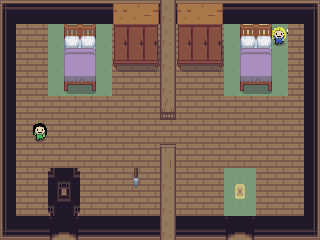

Rendered tile map (Tiled .tmx) drawn with the repository's tilesets; below, a short description and the full map source, tile grids included:
An orthogonal 20x10 tile map with 16x24 px tiles, 2 tile layers (Tile Layer 1, Tile Layer 2), 1 hidden layer not drawn, 3 tilesets and 2 objects (2x teleport).

<map version="1.8" tiledversion="1.8.2" orientation="orthogonal" renderorder="right-down" width="20" height="10" tilewidth="16" tileheight="24" infinite="0" nextlayerid="5" nextobjectid="8">
 <tileset firstgid="1" source="collisions.tsx" />
 <tileset firstgid="161" source="home.tsx" />
 <tileset firstgid="1601" source="house_int.tsx" />
 <layer id="1" name="Tile Layer 1" width="20" height="10">
  <data encoding="csv">
1602,1603,1603,1603,1603,1603,1603,1603,1603,1603,1603,1603,1603,1603,1603,1603,1603,1603,1603,1604,
1642,1641,1641,1922,1922,1922,1922,1641,1641,1641,1641,1641,1641,1641,1922,1681,1681,1922,1641,1644,
1642,1641,1641,1922,1641,1641,1922,1641,1641,1641,1641,1641,1641,1641,1922,1641,0,1922,1641,1644,
1642,1641,1641,1922,1922,1922,1922,1641,1641,1641,1641,1641,1641,1641,1922,1922,1922,1922,1641,1644,
1642,1641,1641,1641,1641,1641,1641,1641,1641,1641,1641,1641,1641,1641,1641,1641,1641,1641,1641,1644,
1642,1641,1641,1641,1641,1641,1641,1641,1641,1641,1641,1641,1641,1641,1641,1641,1641,1641,1641,1644,
1642,1641,1641,1641,1641,1641,1641,1641,1641,1641,1641,1641,1641,1641,1641,1641,1641,1641,1641,1644,
1642,1641,1641,1766,1767,1641,1641,1641,1641,1641,1641,1641,1641,1641,2001,2002,1641,1641,1641,1644,
1642,1641,1641,1806,1807,1641,1641,1641,1641,1641,1641,1641,1641,1641,2041,2042,1641,1641,1641,1644,
1682,1683,1683,1683,1683,1683,1683,1683,1683,1683,1683,1683,1683,1683,1683,1683,1683,1683,1683,1684
</data>
 </layer>
 <layer id="2" name="Tile Layer 2" width="20" height="10">
  <data encoding="csv">
0,0,0,0,0,0,0,1967,1968,1969,1761,1967,1968,1969,0,0,0,0,0,0,
0,0,0,0,1661,1662,0,2007,2008,2009,1761,2007,2008,2009,0,1661,1662,1571,0,0,
0,0,0,0,1701,1702,0,2047,2048,2049,1761,2047,2048,2049,0,1701,1702,0,0,0,
0,0,0,0,1741,1742,0,0,0,0,1761,0,0,0,0,1741,1742,0,0,0,
0,0,0,0,0,0,0,0,0,0,1801,0,0,0,0,0,0,0,0,0,
0,0,1570,0,0,0,0,0,0,0,0,0,0,0,0,0,0,0,0,0,
0,0,0,0,0,0,0,0,0,0,1721,0,0,0,0,0,0,0,0,0,
0,0,0,0,0,0,0,0,1285,0,1761,0,0,0,0,0,0,0,0,0,
0,0,0,0,0,0,0,0,0,0,1761,0,0,0,0,0,0,0,0,0,
0,0,0,1889,1890,0,0,0,0,0,1761,0,0,0,1889,1890,0,0,0,0
</data>
 </layer>
 <layer id="3" name="collision" width="20" height="10" visible="0" opacity="0.7">
  <data encoding="csv">
10,57,57,57,57,57,57,16,16,16,57,16,16,16,57,57,57,57,57,11,
26,0,0,0,16,16,0,16,16,16,0,16,16,16,0,16,16,5,0,25,
26,0,0,0,16,16,0,16,16,16,0,16,16,16,0,16,16,0,0,0,
0,0,0,0,16,16,0,0,0,0,0,0,0,0,0,16,16,0,0,0,
0,0,0,0,0,0,0,0,0,0,0,0,0,0,0,0,0,0,0,25,
0,0,5,0,0,0,0,0,0,0,0,0,0,0,0,0,0,0,0,25,
0,0,0,0,0,0,0,0,0,0,0,0,0,0,0,0,0,0,0,25,
26,0,0,0,0,0,0,0,0,0,0,0,0,0,0,0,0,0,0,25,
26,0,0,0,0,0,0,0,0,0,0,0,0,0,0,0,0,0,0,25,
12,41,41,41,41,41,41,41,41,41,41,41,41,41,41,41,41,41,41,13
</data>
 </layer>
 <objectgroup id="4" name="objects">
  <object id="5" type="teleport" gid="41" x="49.6457" y="240.658" width="25.8741" height="24">
   <properties>
    <property name="teleport" value="castleEntry,3,2" />
   </properties>
  </object>
  <object id="7" type="teleport" gid="41" x="227.661" y="236.8" width="25.8741" height="21.0378">
   <properties>
    <property name="teleport" value="castleEntry,15,2" />
   </properties>
  </object>
 </objectgroup>
</map>
